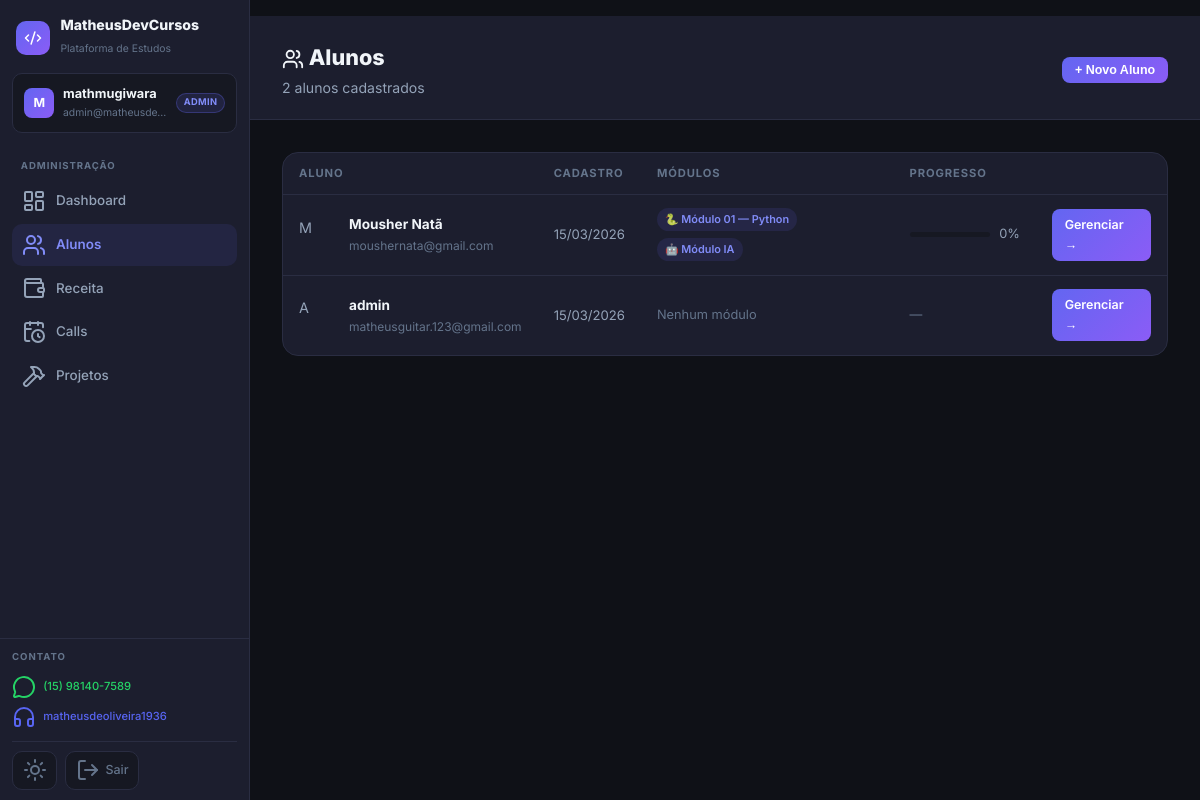
The page /admin/students (signed in) on the database its author committed.
### app.py (models this page shows)
class User(UserMixin, db.Model):
    id = db.Column(db.Integer, primary_key=True)
    username = db.Column(db.String(80), unique=True, nullable=False)
    email = db.Column(db.String(120), unique=True, nullable=True)
    password_hash = db.Column(db.String(200), nullable=False)
    role = db.Column(db.String(20), default='student')
    created_at = db.Column(db.DateTime, default=datetime.utcnow)
    is_active_user = db.Column(db.Boolean, default=True)
    modules = db.relationship('UserModule', backref='user', lazy=True, cascade='all, delete-orphan')
    progress = db.relationship('LessonProgress', backref='user', lazy=True, cascade='all, delete-orphan')
    submissions = db.relationship('ExerciseSubmission', backref='user', lazy=True, cascade='all, delete-orphan')

class UserModule(db.Model):
    id = db.Column(db.Integer, primary_key=True)
    user_id = db.Column(db.Integer, db.ForeignKey('user.id'), nullable=False)
    module_id = db.Column(db.Integer, db.ForeignKey('module.id'), nullable=False)
    assigned_at = db.Column(db.DateTime, default=datetime.utcnow)
    paid_amount = db.Column(db.Float, default=0.0)

class Module(db.Model):
    id = db.Column(db.Integer, primary_key=True)
    name = db.Column(db.String(200), nullable=False)
    short_name = db.Column(db.String(80))
    description = db.Column(db.Text)
    price = db.Column(db.Float, default=0.0)
    duration = db.Column(db.String(100))
    level = db.Column(db.String(50))
    color = db.Column(db.String(20), default='purple')
    icon = db.Column(db.String(10), default='🐍')
    is_active = db.Column(db.Boolean, default=True)
    lessons = db.relationship('Lesson', backref='module', lazy=True, order_by='Lesson.order')
    users = db.relationship('UserModule', backref='module', lazy=True)

### app.py (the view)
@app.route('/admin/students')
@admin_required
def admin_students():
    students = User.query.filter_by(role='student').order_by(User.created_at.desc()).all()
    students_data = []
    for s in students:
        ums = UserModule.query.filter_by(user_id=s.id).all()
        total_p = total_t = 0
        for um in ums:
            t = len(um.module.lessons)
            ids = [l.id for l in um.module.lessons]
            c = LessonProgress.query.filter_by(user_id=s.id)\
                .filter(LessonProgress.lesson_id.in_(ids)).count() if ids else 0
            total_t += t; total_p += c
        avg = int(total_p / total_t * 100) if total_t > 0 else 0
        students_data.append({'student': s, 'modules': ums, 'avg_progress': avg})
    all_modules = Module.query.filter_by(is_active=True).all()
    return render_template('admin/students.html', students_data=students_data, all_modules=all_modules)

### app.py (called while the page is built)
@login_manager.user_loader
def load_user(user_id):
    return User.query.get(int(user_id))

def admin_required(f):
    @wraps(f)
    def decorated(*args, **kwargs):
        if not current_user.is_authenticated or current_user.role != 'admin':
            return redirect(url_for('login'))
        return f(*args, **kwargs)
    return decorated

### templates/admin/students.html (shortened to what this page needs)
{% extends "base.html" %}
{% block content %}
<div class="page-header">
  <div class="page-header-inner" style="display:flex; align-items:center; justify-content:space-between; flex-wrap:wrap; gap:1rem;">
    <div>
      <h1><i data-lucide="users" style="width:22px;height:22px;display:inline;vertical-align:middle;"></i> Alunos</h1>
      <p>{{ students_data|length }} aluno{{ 's' if students_data|length != 1 }} cadastrado{{ 's' if students_data|length != 1 }}</p>
    </div>
    <button class="btn-sm primary" onclick="openModal('modal-new-student')">+ Novo Aluno</button>
  </div>
</div>
<div class="page-body">
<div class="page-body-inner">
  {% if students_data %}
    <div class="section-card" style="background:var(--surface); border:1px solid var(--border); border-radius:var(--radius-lg);">
      <table class="data-table">
        <thead>
          <tr>
            <th>Aluno</th>
            <th>Cadastro</th>
            <th>Módulos</th>
            <th>Progresso</th>
            <th></th>
          </tr>
        </thead>
        <tbody>
          {% for item in students_data %}
            {% set s = item.student %}
            <tr>
              <td>
                <div style="display:flex; align-items:center; gap:0.75rem;">
                  <div class="user-avatar" style="width:38px; height:38px; border-radius:10px; font-size:0.9rem;">
                    {{ s.username[0].upper() }}
                  </div>
                  <div>
                    <div style="font-weight:700; color:var(--text);">{{ s.username }}</div>
                    <div style="font-size:0.75rem; color:var(--text3);">{{ s.email or '—' }}</div>
                  </div>
                </div>
              </td>
              <td style="font-size:0.82rem; color:var(--text2);">{{ s.created_at.strftime('%d/%m/%Y') }}</td>
              <td>
                <div style="display:flex; gap:0.4rem; flex-wrap:wrap;">
                  {% for um in item.modules %}
                    <span class="badge badge-purple" title="{{ um.module.name }}">{{ um.module.icon }} {{ um.module.short_name }}</span>
                  {% else %}
                    <span style="color:var(--text3); font-size:0.8rem;">Nenhum módulo</span>
                  {% endfor %}
                </div>
              </td>
              <td>
                {% if item.modules %}
                  <div style="display:flex; align-items:center; gap:0.6rem;">
                    <div class="progress-bar-track" style="width:80px;">
                    </div>
                    <span style="font-size:0.8rem; color:var(--text2);">{{ item.avg_progress }}%</span>
                  </div>
                {% else %}
                  <span style="color:var(--text3); font-size:0.8rem;">—</span>
                {% endif %}
              </td>
              <td>
                <a href="{{ url_for('admin_student_detail', student_id=s.id) }}" class="btn-sm primary">Gerenciar →</a>
              </td>
            </tr>
          {% endfor %}
        </tbody>
      </table>
    </div>
  {% else %}
    <div class="empty-state">
      <i data-lucide="users" style="width:48px;height:48px;color:var(--text3);margin-bottom:1rem;"></i>
      <h3>Nenhum aluno ainda</h3>
      <p>Crie o primeiro aluno usando o botão acima.</p>
    </div>
  {% endif %}
</div>
</div>
{% endblock %}

### templates/base.html (shortened to what this page needs)
<!DOCTYPE html>
<html lang="pt-BR">
<head>
  <link rel="stylesheet" href="{{ url_for('static', filename='css/style.css') }}">
  <link rel="stylesheet" href="https://cdnjs.cloudflare.com/ajax/libs/codemirror/5.65.16/codemirror.min.css">
  <link rel="stylesheet" href="https://cdnjs.cloudflare.com/ajax/libs/codemirror/5.65.16/theme/dracula.min.css">
</head>
<body>
<div class="app-layout">
  <aside class="sidebar" id="sidebar">
    <div class="sb-brand">
      <a href="{{ url_for('index') }}" class="sb-brand-link">
        <div class="sb-brand-icon"><i data-lucide="code-2" style="width:18px;height:18px;color:#fff;"></i></div>
        <div class="sb-brand-text">
          <strong>MatheusDevCursos</strong>
          <span>Plataforma de Estudos</span>
        </div>
      </a>
    </div>
    <div class="sb-user">
      <div class="sb-user-avatar">{{ current_user.username[0].upper() }}</div>
      <div class="sb-user-info">
        <strong>{{ current_user.username }}</strong>
        <small>{{ current_user.email or '' }}</small>
      </div>
      {% if current_user.role == 'admin' %}
        <span class="sb-badge sb-badge-admin">Admin</span>
      {% else %}
        <span class="sb-badge sb-badge-student">Aluno</span>
      {% endif %}
    </div>
    <nav class="sb-nav">
      {% if current_user.role == 'admin' %}
        <div class="sb-section-label">Administração</div>
        <a href="{{ url_for('admin_dashboard') }}" class="sb-link{{ ' active' if request.endpoint == 'admin_dashboard' }}">
          <i data-lucide="layout-dashboard"></i><span>Dashboard</span>
        </a>
        <a href="{{ url_for('admin_students') }}" class="sb-link{{ ' active' if request.endpoint in ['admin_students', 'admin_student_detail'] }}">
          <i data-lucide="users"></i><span>Alunos</span>
        </a>
        <a href="{{ url_for('admin_revenue') }}" class="sb-link{{ ' active' if request.endpoint == 'admin_revenue' }}">
          <i data-lucide="wallet"></i><span>Receita</span>
        </a>
        <a href="{{ url_for('admin_calls') }}" class="sb-link{{ ' active' if request.endpoint == 'admin_calls' }}">
          <i data-lucide="calendar-clock"></i><span>Calls</span>
        </a>
        <a href="{{ url_for('admin_projetos') }}" class="sb-link{{ ' active' if request.endpoint == 'admin_projetos' }}">
          <i data-lucide="hammer"></i><span>Projetos</span>
        </a>
      {% endif %}
    </nav>
    <div class="sb-footer">
      <div class="sb-contact">
        <div class="sb-section-label" style="padding:0;margin-bottom:0.45rem;">Contato</div>
        <a href="https://wa.me/5515981407589" target="_blank" class="sb-contact-link sb-wa">
          <i data-lucide="message-circle"></i> (15) 98140-7589
        </a>
        <a href="https://discord.com/users/matheusdeoliveira1936" target="_blank" class="sb-contact-link sb-dc">
          <i data-lucide="headphones"></i> matheusdeoliveira1936
        </a>
      </div>
      <div class="sb-actions">
        <button class="sb-action-btn" onclick="toggleTheme()" title="Alternar tema">
          <i data-lucide="sun" class="theme-icon-light"></i>
        </button>
        <a href="{{ url_for('logout') }}" class="sb-action-btn sb-logout" title="Sair">
          <i data-lucide="log-out"></i>
          <span>Sair</span>
        </a>
      </div>
    </div>
  </aside>
  <main class="main-content">
    <div style="padding: 0 2rem; padding-top: 1rem; max-width:1100px; margin:0 auto;">
    </div>
    {% block content %}{% endblock %}
  </main>
</div>
</body>
</html>

### rows shown on the page
User: username "M", username "mathmugiwara", email "admin@matheusde…"
User: username "M", username "Mousher Natã", email "moushernata@gmail.com", created_at "15/03/2026"
UserModule: module.icon "🐍", module.short_name "Módulo 01 — Python"
UserModule: module.icon "🤖", module.short_name "Módulo IA"
User: username "A", username "admin", email "matheusguitar.123@gmail.com", created_at "15/03/2026"

### other values the page prints
{{ students_data|length }} "2"
{{ 's' if students_data|length != 1 }} "s"
{{ item.avg_progress }} "0"
